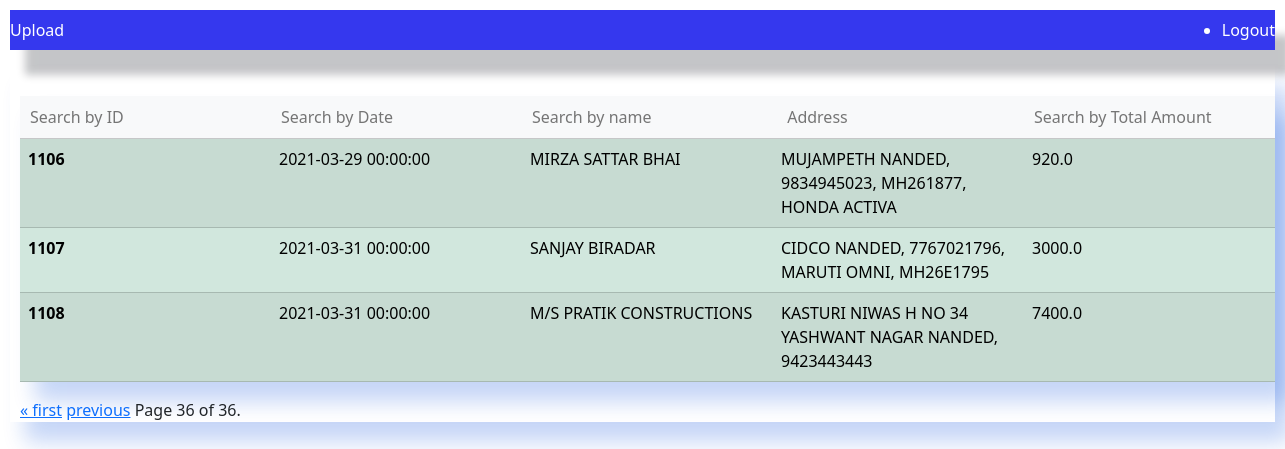
/home/?page=36 (signed in), run on an earlier commit of the app's database.
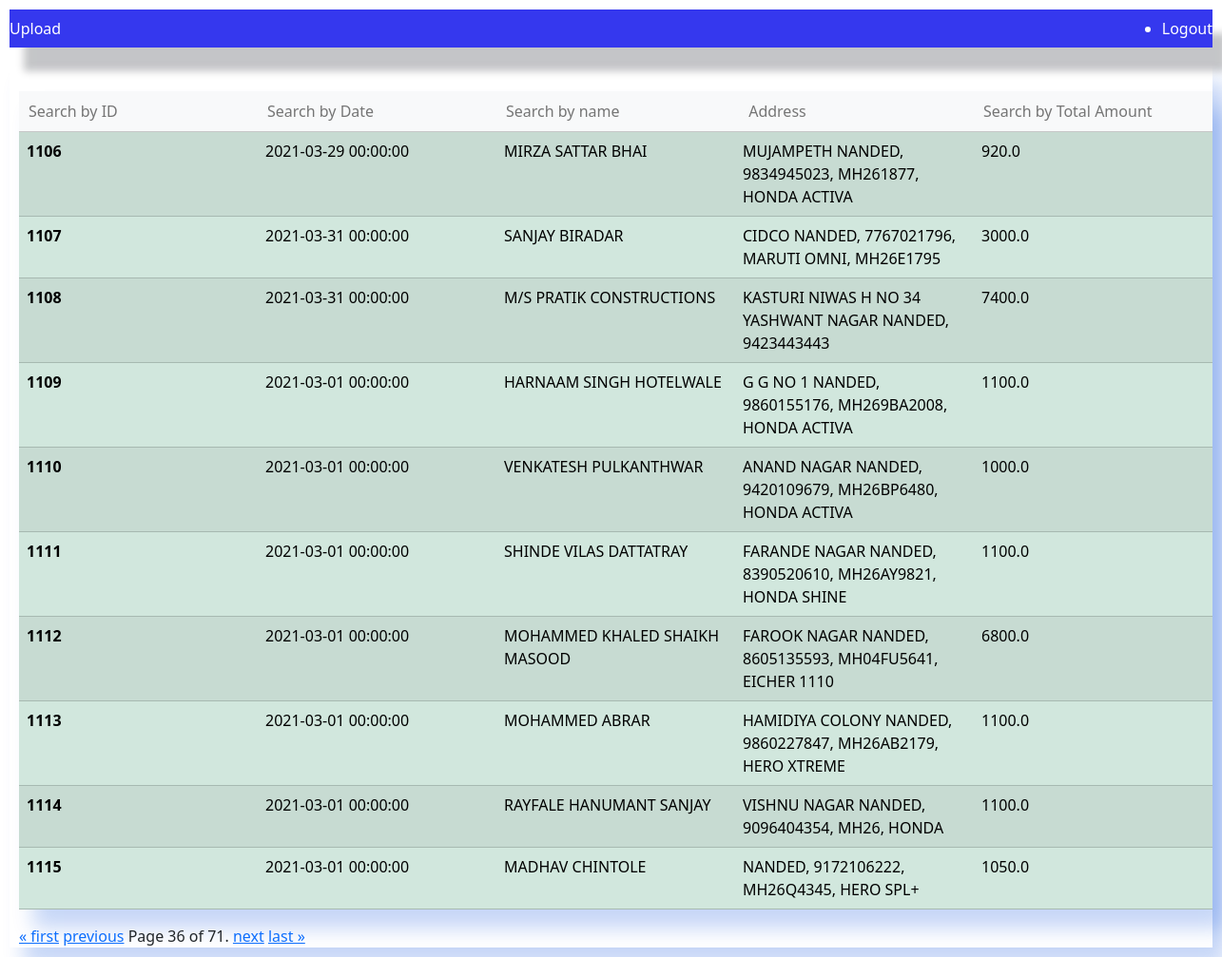
And on a later commit of the database.
### uploadfile/models.py (models this page shows, shortened)
class Buyerdata(models.Model):
  date =  models.CharField(max_length=200)
  buyer = models.CharField(max_length=200)
  address = models.CharField(max_length=200)
  total_amount = models.CharField(max_length=200)

### uploadfile/views.py (the view)
# urls.py: 2. Add a URL to urlpatterns:  path('', views.home, name='home')
@login_required(login_url='/login/')
def home(request):
        users = Buyerdata.objects.all()
        search_query = request.GET.get('search')
        uname = request.GET.get('name')
        address = request.GET.get('address')
        total = request.GET.get('Total')
        ID = request.GET.get('ID')
        datee = request.GET.get('date')
        if search_query:
            users = users.filter(address__icontains=address)
            context = {'users': users}
            return render(request, 'home.html', context)
        elif search_query:
            users = users.filter(address__icontains=address)
            context = {'users': users}
            return render(request, 'home.html', context)
        elif total:
            users = users.filter(total_amount__icontains=total)
            context = {'users': users}
            return render(request, 'home.html', context)
        elif ID:
            users = users.filter(id__icontains=ID)
            context = {'users': users}
            return render(request, 'home.html', context)
        elif datee:
            users = users.filter(date__icontains=datee)
            context = {'users': users}
            return render(request, 'home.html', context)
        elif uname:
            users = users.filter(buyer__icontains=uname)
            context = {'users': users}
            return render(request, 'home.html', context)
        user_list = Buyerdata.objects.all()
        paginator = Paginator(user_list, 10)  # Show 10 users per page
        page = request.GET.get('page')
        users = paginator.get_page(page)
        context = {'users': users}
        return render(request, 'home.html', context)

### uploadfile/templates/home.html (shortened to what this page needs)
<!DOCTYPE html>
<html>
<head>
    <link href="https://cdn.jsdelivr.net/npm/bootstrap@5.3.1/dist/css/bootstrap.min.css" rel="stylesheet">
<ul class="navbar" style="background-color: #3538ee; box-shadow: 15px 25px 8px #0008133b;">
    <li class="nav-item" style="color:white">
      <a class="nav-link active  " aria-current="page" href="/">Upload</a>
    </li>
    <li class="nav-item" style="color:white">
      <a class="nav-link active" aria-current="page" href="/logout">Logout</a>
    </li>
  </ul>
</head>
<body style="padding: 10px">
    <form method="get" action=""  style="padding-left: 10px;padding-right: 10px; box-shadow: 15px 20px 20px #0f50dd3b;">
        <table class="table table-success table-striped" style="padding-left: 10px;padding-right: 10px; box-shadow: 15px 20px 20px #0f50dd3b;" >
            <thead class="table-light">
              <tr>
                <th scope="col" ><input type="text" name="ID" style="background-color: transparent; border: transparent;"      placeholder="Search by ID"  value="{{ request.GET.search }}">
                </th>
                <th scope="col"><input type="text" name="date"  style="background-color: transparent; border: transparent;"   placeholder="Search by Date" value="{{ request.GET.search }}">
                </th>
                <th scope="col"><input type="text" name="name" style="background-color: transparent; border: transparent;"    placeholder="Search by name" value="{{ request.GET.search }}">
                </th>
                <th scope="col"><input type="text" name="address"  style="background-color: transparent; border: transparent;"   placeholder=" Address" value="{{ request.GET.address }}">
                </th>
                <th scope="col"><input type="text" name="Total"  style="background-color: transparent; border: transparent;"     placeholder="Search by Total Amount" value="{{ request.GET.search }}">
                </th>
              </tr>
            </thead>
          </form>
            <tbody>
                {% for user in users %}
                <tr>
                  <th scope="row">{{user.id}}</th>
                  <td> {{ user.date }}</td>
                  <td> {{ user.buyer }} </td>
                  <td>{{ user.address }} </td>
                  <td> {{ user.total_amount }}</td>
                </tr>
                {% endfor %}
  </body>
  </html>
  <div class="pagination">
    <span class="step-links">
        {% if users.has_previous %}
            <a href="?page=1">&laquo; first</a>
            <a href="?page={{ users.previous_page_number }}">previous</a>
        {% endif %}
        <span class="current-page">
            Page {{ users.number }} of {{ users.paginator.num_pages }}.
        </span>
        {% if users.has_next %}
            <a href="?page={{ users.next_page_number }}">next</a>
            <a href="?page={{ users.paginator.num_pages }}">last &raquo;</a>
        {% endif %}
    </span>
</div>
</body>
</html>

What changed in the data, as far as the page shows it:
added Buyerdata: id "1109", date "2021-03-01 00:00:00", buyer "HARNAAM SINGH HOTELWALE", address "G G NO 1 NANDED, 9860155176, MH269BA2008, HONDA ACTIVA", total_amount "1100.0"
added Buyerdata: id "1110", date "2021-03-01 00:00:00", buyer "VENKATESH PULKANTHWAR", address "ANAND NAGAR NANDED, 9420109679, MH26BP6480, HONDA ACTIVA", total_amount "1000.0"
added Buyerdata: id "1111", date "2021-03-01 00:00:00", buyer "SHINDE VILAS DATTATRAY", address "FARANDE NAGAR NANDED, 8390520610, MH26AY9821, HONDA SHINE", total_amount "1100.0"
added Buyerdata: id "1112", date "2021-03-01 00:00:00", buyer "MOHAMMED KHALED SHAIKH MASOOD", address "FAROOK NAGAR NANDED, 8605135593, MH04FU5641, EICHER 1110", total_amount "6800.0"
added Buyerdata: id "1113", date "2021-03-01 00:00:00", buyer "MOHAMMED ABRAR", address "HAMIDIYA COLONY NANDED, 9860227847, MH26AB2179, HERO XTREME", total_amount "1100.0"
added Buyerdata: id "1114", date "2021-03-01 00:00:00", buyer "RAYFALE HANUMANT SANJAY", address "VISHNU NAGAR NANDED, 9096404354, MH26, HONDA", total_amount "1100.0"
added Buyerdata: id "1115", date "2021-03-01 00:00:00", buyer "MADHAV CHINTOLE", address "NANDED, 9172106222, MH26Q4345, HERO SPL+", total_amount "1050.0"
Also different on the page:
{{ users.paginator.num_pages }}: "36" → "71"
text now shown: "next last »"
